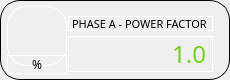
                    <widget class="QFrame" name="horizontalFrame_24">
                     <property name="minimumSize">
                      <size>
                       <width>230</width>
                       <height>80</height>
                      </size>
                     </property>
                     <property name="maximumSize">
                      <size>
                       <width>230</width>
                       <height>80</height>
                      </size>
                     </property>
                     <property name="styleSheet">
                      <string notr="true">border: 1px solid #000000;
border-radius: 20px;</string>
                     </property>
                     <layout class="QHBoxLayout" name="horizontalLayout_35">
                      <property name="spacing">
                       <number>0</number>
                      </property>
                      <property name="leftMargin">
                       <number>5</number>
                      </property>
                      <property name="topMargin">
                       <number>5</number>
                      </property>
                      <property name="rightMargin">
                       <number>5</number>
                      </property>
                      <property name="bottomMargin">
                       <number>5</number>
                      </property>
                      <item>
                       <layout class="QVBoxLayout" name="verticalLayout_59">
                        <property name="spacing">
                         <number>0</number>
                        </property>
                        <item>
                         <widget class="QLabel" name="label_98">
                          <property name="sizePolicy">
                           <sizepolicy hsizetype="Preferred" vsizetype="Preferred">
                            <horstretch>0</horstretch>
                            <verstretch>0</verstretch>
                           </sizepolicy>
                          </property>
                          <property name="minimumSize">
                           <size>
                            <width>60</width>
                            <height>60</height>
                           </size>
                          </property>
                          <property name="maximumSize">
                           <size>
                            <width>60</width>
                            <height>60</height>
                           </size>
                          </property>
                          <property name="toolTipDuration">
                           <number>0</number>
                          </property>
                          <property name="styleSheet">
                           <string notr="true">border-color: rgb(255, 255, 255);
image: url(:/icons/pf.png);</string>
                          </property>
                          <property name="text">
                           <string/>
                          </property>
                          <property name="alignment">
                           <set>Qt::AlignLeading|Qt::AlignLeft|Qt::AlignTop</set>
                          </property>
                         </widget>
                        </item>
                        <item>
                         <widget class="QLabel" name="label_99">
                          <property name="sizePolicy">
                           <sizepolicy hsizetype="Fixed" vsizetype="Fixed">
                            <horstretch>0</horstretch>
                            <verstretch>0</verstretch>
                           </sizepolicy>
                          </property>
                          <property name="minimumSize">
                           <size>
                            <width>60</width>
                            <height>0</height>
                           </size>
                          </property>
                          <property name="font">
                           <font>
                            <family>Gilroy</family>
                           </font>
                          </property>
                          <property name="styleSheet">
                           <string notr="true">border-color: rgb(255, 255, 255);</string>
                          </property>
                          <property name="text">
                           <string>%</string>
                          </property>
                          <property name="alignment">
                           <set>Qt::AlignCenter</set>
                          </property>
                         </widget>
                        </item>
                       </layout>
                      </item>
                      <item>
                       <layout class="QVBoxLayout" name="verticalLayout_60">
                        <property name="spacing">
                         <number>5</number>
                        </property>
                        <property name="topMargin">
                         <number>10</number>
                        </property>
                        <property name="rightMargin">
                         <number>10</number>
                        </property>
                        <item>
                         <widget class="QLabel" name="label_100">
                          <property name="sizePolicy">
                           <sizepolicy hsizetype="Fixed" vsizetype="Fixed">
                            <horstretch>0</horstretch>
                            <verstretch>0</verstretch>
                           </sizepolicy>
                          </property>
                          <property name="minimumSize">
                           <size>
                            <width>145</width>
                            <height>15</height>
                           </size>
                          </property>
                          <property name="maximumSize">
                           <size>
                            <width>145</width>
                            <height>15</height>
                           </size>
                          </property>
                          <property name="font">
                           <font>
                            <family>Gilroy</family>
                            <pointsize>8</pointsize>
                           </font>
                          </property>
                          <property name="styleSheet">
                           <string notr="true">border-color: rgb(255, 255, 255);</string>
                          </property>
                          <property name="text">
                           <string>PHASE A - POWER FACTOR</string>
                          </property>
                         </widget>
                        </item>
                        <item>
                         <widget class="QLabel" name="pf_a_1">
                          <property name="sizePolicy">
                           <sizepolicy hsizetype="Fixed" vsizetype="Fixed">
                            <horstretch>0</horstretch>
                            <verstretch>0</verstretch>
                           </sizepolicy>
                          </property>
                          <property name="minimumSize">
                           <size>
                            <width>145</width>
                            <height>0</height>
                           </size>
                          </property>
                          <property name="font">
                           <font>
                            <family>Gilroy</family>
                            <pointsize>18</pointsize>
                           </font>
                          </property>
                          <property name="styleSheet">
                           <string notr="true">color: rgb(115, 210, 22);
border-color: rgb(255, 255, 255);</string>
                          </property>
                          <property name="text">
                           <string>1.0</string>
                          </property>
                          <property name="alignment">
                           <set>Qt::AlignRight|Qt::AlignTrailing|Qt::AlignVCenter</set>
                          </property>
                         </widget>
                        </item>
                       </layout>
                      </item>
                     </layout>
                    </widget>
